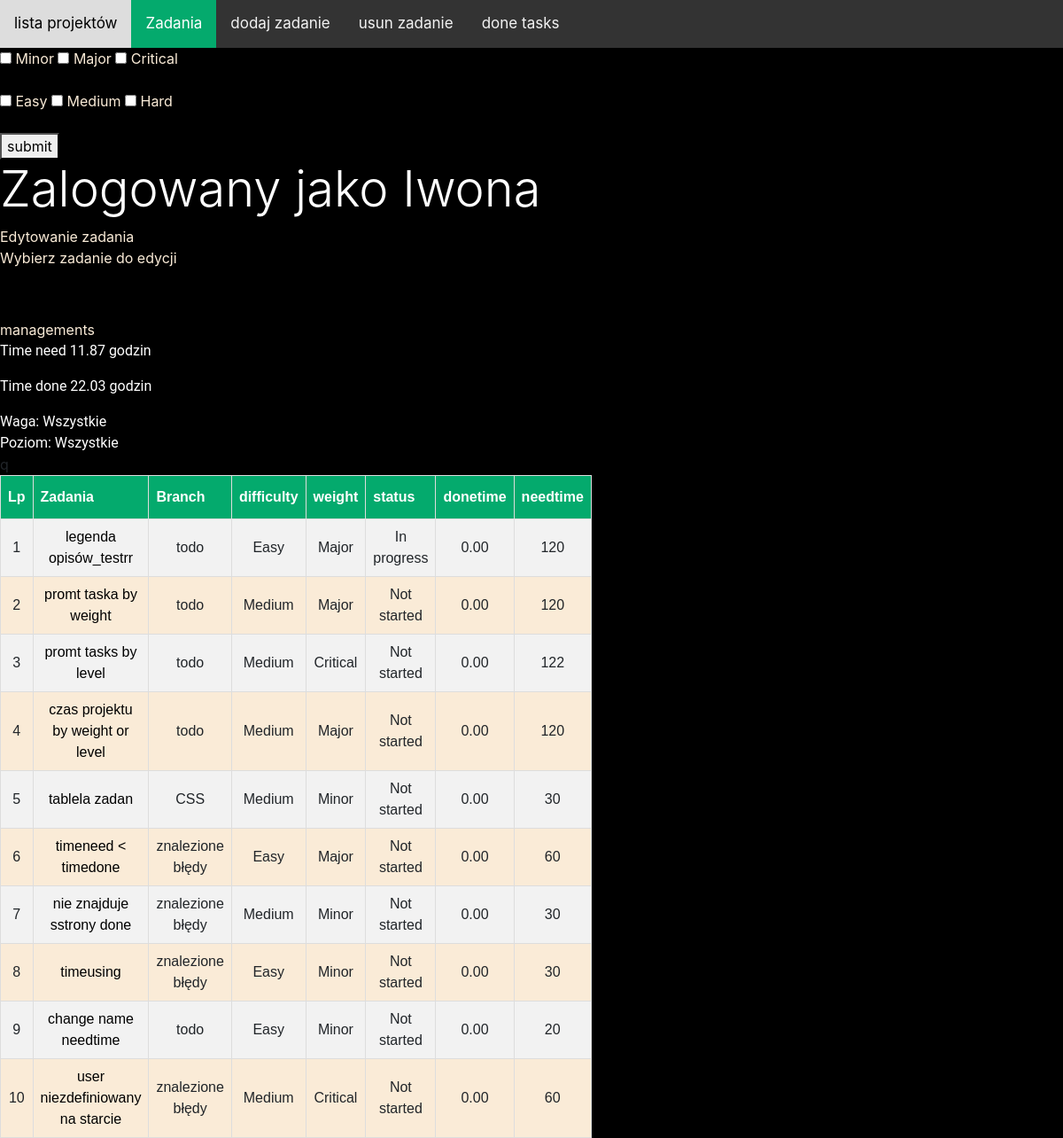
Page /4 (signed in) on the committed database.
### task/models.py (models this page shows, shortened)
class Projects(models.Model):
    project = models.CharField(max_length=255, blank=True, unique=True)
    created = models.DateTimeField(auto_now_add=True)
    user = models.ForeignKey("auth.User", on_delete=models.CASCADE, default=1)

class Task(models.Model):
    title = models.CharField(max_length=255, unique=True)
    task = models.TextField()
    branch = models.PositiveSmallIntegerField(choices=Branch.BRANCH, default=0)
    created = models.DateTimeField(auto_now_add=True)
    modified = models.DateTimeField(auto_now=True)
    timeneed = models.IntegerField()
    timedone = models.DecimalField(max_digits=6, decimal_places=2,default=0)
    weight = models.PositiveSmallIntegerField(choices=Weight.WEIGHT, default=0)
    level = models.PositiveSmallIntegerField(choices=Level.LEVEL, default=0)
    status = models.PositiveSmallIntegerField(choices=Status.STATUS, default=0)
    projekt = models.ForeignKey(Projects, on_delete=models.CASCADE, default=None)
    timeusing = models.IntegerField(blank=True, default=0)
    user = models.ForeignKey("auth.User", on_delete=models.CASCADE, default=1)

### main/views.py (the view, shortened to what this page needs)
# urls.py: path('<int:projekt_id>', zadania, name="zadania"),
@login_required
def zadania(request, projekt_id: int):
    global no_project
    no_project = projekt_id
    poziom = "Wszystkie"
    waga = "Wszystkie"
    projekt = Projects.objects.filter(id=no_project)
    name_of_projekt = projekt[0].project
    suma_need = Task.objects.filter(projekt_id=no_project).exclude(status=2).aggregate(Sum('timeneed'))
    zadania = Task.objects.all().filter(projekt=projekt_id, status__lt=2)
    if suma_need['timeneed__sum'] != None:
        suma_done_min = Task.objects.filter(projekt_id=no_project).exclude(status=2).aggregate(Sum('timedone'))
        suma_done_done = Task.objects.filter(projekt_id=no_project, status=2).aggregate(Sum('timedone'))
        if suma_done_done["timedone__sum"] == None:
            suma_done_done["timedone__sum"] = 0
        suma_done = round(float((suma_done_min["timedone__sum"]/60)) + float((suma_done_done["timedone__sum"] / 60)), 2)
        suma_czas_do_skonczenia = round((suma_need["timeneed__sum"] - suma_done_min["timedone__sum"])/60, 2)
        info_o_zadaniach = ""
    else:
        suma_czas_do_skonczenia = 0
        suma_done = 0
        info_o_zadaniach = "DODAJ ZADANIE"
    contex = {"zadania": zadania, "nr_projektu": projekt_id, "side": "show",
              "time_need": suma_czas_do_skonczenia, "time_done": suma_done, "is_task": info_o_zadaniach,
              "nazwa_projektu": name_of_projekt, "waga": waga, "poziom": poziom}
    return render(request, "main/lista_zadan.html", contex)

### main/templates/main/lista_zadan.html (shortened to what this page needs)
{% extends 'base.html'%}
{% load static %}
{% block content %}
<div class="topnav">
  <a  href="{% url 'main:start' %}">lista projektów</a>
  {% if side == "delete" %}
    <a   href="{% url 'main:zadania' nr_projektu %}">Zadania</a>
    <a href="{% url 'main:add_task' %}">dodaj zadanie</a>
    <a class="active" href="{% url 'main:delete_task' nr_projektu %}">usun zadanie</a>
    <a href="{% url 'main:done_task' nr_projektu %}">done tasks</a>
  {% elif side == "show" %}
    <a  class="active" href="{% url 'main:zadania' nr_projektu %}">Zadania</a>
    <a href="{% url 'main:add_task' %}">dodaj zadanie</a>
    <a href="{% url 'main:delete_task' nr_projektu %}">usun zadanie</a>
    <a href="{% url 'main:done_task' nr_projektu %}">done tasks</a>
  {% else %}
    <a href="{% url 'main:zadania' nr_projektu %}">Zadania</a>
    <a href="{% url 'main:add_task' %}">dodaj zadanie</a>
    <a href="{% url 'main:delete_task' nr_projektu %}">usun zadanie</a>
    <a class="active"  href="{% url 'main:done_task' nr_projektu %}">done tasks</a>
  {% endif %}
</div>
<form action="" method="post">
    <div class="form_check">
        <p>
        <input type="checkbox" value="Minor" id="minor" name="weight">
        <label for="minor">Minor</label>
        <input type="checkbox" value="Major" id="major" name="weight">
        <label for="major">Major</label>
        <input type="checkbox" value="Critical" id="critical" name="weight">
        <label for="critical">Critical</label>
    </p>
    </div>
    <div class="form_check">
        <p>
        <input type="checkbox" value="Easy" id="easy" name="level">
        <label for="easy">Easy</label>
        <input type="checkbox" value="Medium" id="medium" name="level">
        <label for="medium">Medium</label>
        <input type="checkbox" value="Hard" id="hard" name="level">
        <label for="hard">Hard</label>
        </p>
</div>
    <button type="submit">submit</button>
</form>
<div>
    {% if user.is_authenticated %}
    <h1 class="display-4"> Zalogowany jako {{ user.username }}</h1>
{% else %}
        <br><div>Nie jesteś zalogowany </div><br>
{% endif %}
</div>
<div>
  {% if side == "delete" %}
    Usuwanie zadania <br> Wybierz zadanie do usuniecia
  {% elif side == "show" %}
    Edytowanie zadania <br> Wybierz zadanie do edycji
  {% else %}
    Zakończone zadania
  {% endif %}
  <br><br>
</div>
<hr>
<div class="nazwa-projektu">
  {{ nazwa_projektu }}<br>
</div>
<header>
  {% if side == "done" %}
    <p>Time need {{ suma_timeneed_done }} godzin</p>
    <p>Time done {{ suma_done_done }} godzin</p>
  {% else %}
    <p>Time need {{ time_need }} godzin</p>
    <p>Time done {{ time_done }} godzin</p>
  {% endif %}
Waga: {{ waga }}<br>
Poziom: {{ poziom }}
</header>
<table id="customers">
  <tr>
    <th class="lp">Lp</th>
    <th>Zadania</th>
    <th>Branch</th>
    <th>difficulty</th>
    <th>weight</th>
q    <th>status</th>
    <th>donetime</th>
    <th>needtime</th>
  </tr>
  {% for zadanie in zadania %}
  <tr class="lp">
    <td class="lp">{{ forloop.counter }}</td>
      {% if side == "delete" %}
        <td><a href="{% url 'main:remove_task' zadanie.id %}">{{ zadanie.title }}</a></td>
      {% else %}
        <td><a href="{% url 'main:check_task' zadanie.id %}">{{ zadanie.title }}</a></td>
      {% endif %}
    <td>{{ zadanie.get_branch_display }}</td>
    <td>{{ zadanie.get_level_display }}</td>
    <td>{{ zadanie.get_weight_display }}</td>
    <td>{{ zadanie.get_status_display }}</td>
    <td>{{ zadanie.timedone }}</td>
    <td>{{ zadanie.timeneed }}</td>
  </tr>
  {% endfor %}
</table>
{% endblock %}

### main/static/main/css/style.css (style rules this page uses)
body { background-color: rgb(0,0,0); }
h1 { color: white; }
div { color: antiquewhite; font-size: 1em ; }
#customers { font-family: Arial, Helvetica, sans-serif; border-collapse: collapse; width: 30%; background-color: antiquewhite; text-decoration: none; }
#customers td, #customers th { border: 1px solid #ddd; padding: 8px; }
#customers tr:nth-child(even) { background-color: #f2f2f2; }
#customers th { padding-top: 12px; padding-bottom: 12px; text-align: left; background-color: #04AA6D; color: white; }
.lp { text-align: center; }
.lp a:link { color: black; text-decoration: none; }
.topnav { background-color: #333; overflow: hidden; }
.topnav a { float: left; color: #f2f2f2; text-align: center; padding: 14px 16px; text-decoration: none; font-size: 17px; }
.topnav a.active { background-color: #04AA6D; color: white; }
header { color: white; font-family: "Roboto", "Lucida Grande", "DejaVu Sans", "Bitstream Vera Sans", Verdana, Arial, sans-serif; }

### rows in the picture
Projects: project "managements"
Task: title "legenda opisów_testrr", branch "todo", level "Easy", weight "Major", status "In progress", timedone "0.00", timeneed "120"
Task: title "promt taska by weight", branch "todo", level "Medium", weight "Major", status "Not started", timedone "0.00", timeneed "120"
Task: title "promt tasks by level", branch "todo", level "Medium", weight "Critical", status "Not started", timedone "0.00", timeneed "122"
Task: title "czas projektu by weight or level", branch "todo", level "Medium", weight "Major", status "Not started", timedone "0.00", timeneed "120"
Task: title "tablela zadan", branch "CSS", level "Medium", weight "Minor", status "Not started", timedone "0.00", timeneed "30"
Task: title "timeneed < timedone", branch "znalezione błędy", level "Easy", weight "Major", status "Not started", timedone "0.00", timeneed "60"
Task: title "nie znajduje sstrony done", branch "znalezione błędy", level "Medium", weight "Minor", status "Not started", timedone "0.00", timeneed "30"
Task: title "timeusing", branch "znalezione błędy", level "Easy", weight "Minor", status "Not started", timedone "0.00", timeneed "30"
Task: title "change name needtime", branch "todo", level "Easy", weight "Minor", status "Not started", timedone "0.00", timeneed "20"
Task: title "user niezdefiniowany na starcie", branch "znalezione błędy", level "Medium", weight "Critical", status "Not started", timedone "0.00", timeneed "60"

### other values in the picture
{{ user.username }} "Iwona"
{{ time_need }} "11.87"
{{ time_done }} "22.03"
{{ waga }} "Wszystkie"
{{ poziom }} "Wszystkie"
